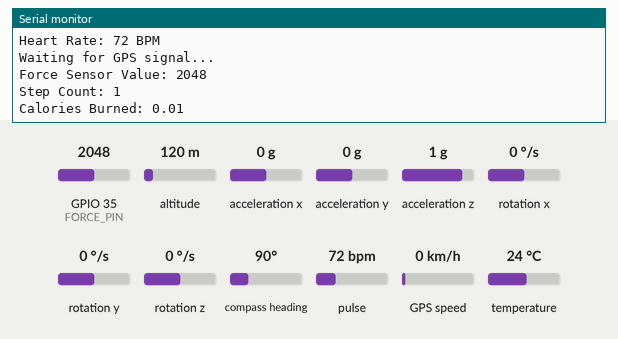
The sketch below on a simulated ESP32. Parts: the last lines printed to the serial monitor. Inputs (shaded band) come from the test bench; at power-on: pulse 72 bpm, GPIO 35 (FORCE_PIN) = 2048, acceleration z 1 g, altitude 120 m, acceleration x 0 g, acceleration y 0 g, rotation x 0 °/s, rotation y 0 °/s, rotation z 0 °/s, compass heading 90°, GPS speed 0 km/h, temperature 24 °C. The GPS gets a fix after 3 s at 37.7749, -122.4194 with 8 satellites.

Above: at 1.2 s.
1.3 s: pulse set to 42 bpm
4.5 s: GPIO 35 (FORCE_PIN) set to 1228
At 5.8 s:
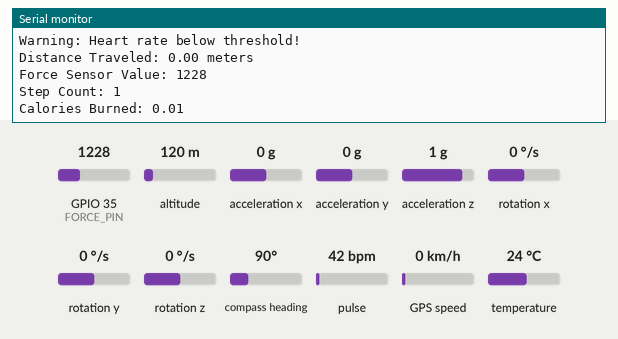
6.0 s: acceleration z set to -1.4 g
At 6.9 s:
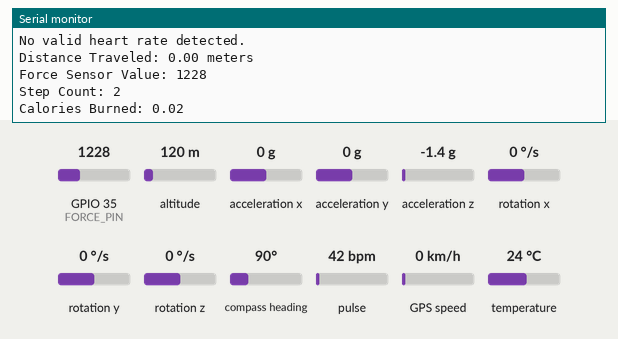
7.5 s: GPIO 35 (FORCE_PIN) set to 510
At 8.8 s:
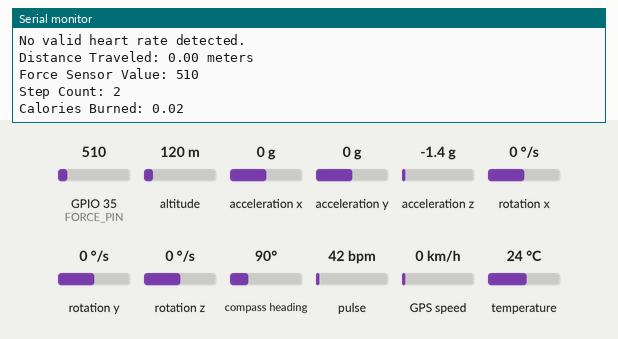
9.0 s: acceleration z set to -0.8 g
At 10.0 s:
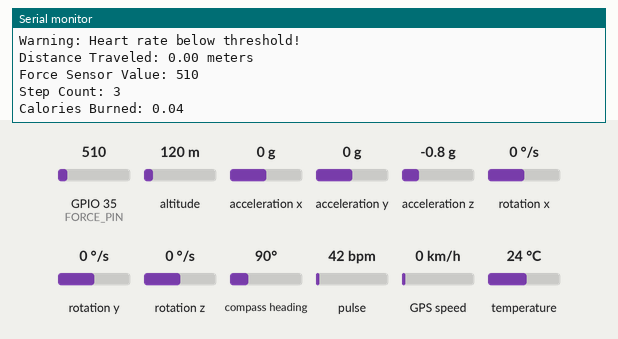
Timing chart, 0 to 11.5 s (numbered marks = the images above; inputs shaded):
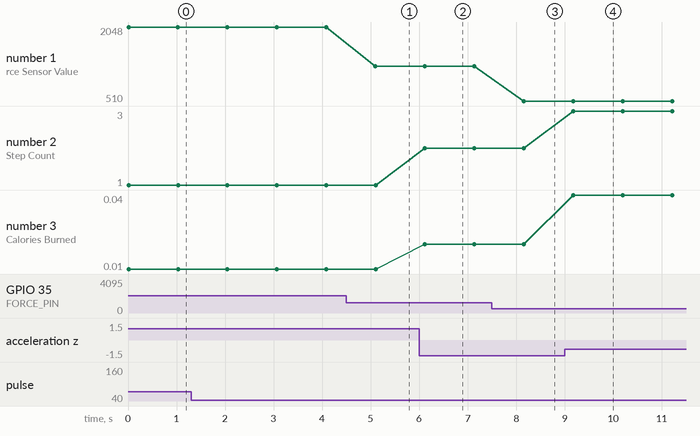

Measured:
- after the input at 4.5 s, the serial monitor: prints a new line after 0.60 s (image 1)
- after the input at 6.0 s, the serial monitor: prints a new line after 0.12 s (image 2)
- after the input at 7.5 s, the serial monitor: prints a new line after 0.66 s (image 3)
- after the input at 9.0 s, the serial monitor: prints a new line after 0.18 s (image 4)
- plotted number 1: 2048 → 1228 after the input at 4.5 s, 1228 → 510 after the input at 7.5 s
- plotted number 2: 1 → 2 after the input at 6.0 s, 2 → 3 after the input at 9.0 s
- plotted number 3: 0.01 → 0.02 after the input at 6.0 s, 0.02 → 0.04 after the input at 9.0 s

The sketch:

SmartShoe.ino
```cpp
#include <Wire.h>
#include <Adafruit_MPU6050.h>
#include <Adafruit_Sensor.h>
#include <TinyGPSPlus.h>
#include <PulseSensorPlayground.h>

#define PULSE_PIN 34   // Pin connected to Pulse Sensor
#define FORCE_PIN 35   // Pin connected to Force Sensor
#define RXD2 16        // GPS Rx Pin
#define TXD2 17        // GPS Tx Pin

// Heart rate threshold for emergency alert
int threshold = 60;  // Example: 60 bpm for emergency alert

// Variables for GPS data
double lastLat = 0.0;
double lastLon = 0.0;
TinyGPSPlus gps;
HardwareSerial gpsSerial(2);  // Use UART2 for GPS

// Pulse sensor setup
PulseSensorPlayground pulseSensor;
int pulseBPM = 0;
bool pulseSignalAvailable = false;

// MPU6050 for Step Counting
Adafruit_MPU6050 mpu;
int stepCount = 0;
float previousAccZ = 0.0;
const float stepThreshold = 1.1;  // Adjust this based on sensitivity required

// Calories Burned Variables
double caloriesBurned = 0.0;
double weight = 70.0;  // in kg (Adjust this based on user's weight)
double MET = 1.0;      // Metabolic equivalent for walking (adjust based on intensity)

void setup() {
  Serial.begin(115200);   // Initialize Serial communication
  gpsSerial.begin(9600, SERIAL_8N1, RXD2, TXD2);  // Initialize GPS
  Serial.println("ESP32 Health Monitor Initialized.");

  // Pulse sensor setup
  pulseSensor.analogInput(PULSE_PIN);       // Set Pulse Sensor input pin
  pulseSensor.setThreshold(550);            // Set sensitivity threshold (tune as needed)
  if (pulseSensor.begin()) {
    Serial.println("Pulse Sensor initialized successfully.");
  } else {
    Serial.println("Pulse Sensor failed to initialize!");
  }

  // MPU6050 Setup
  if (!mpu.begin()) {
    Serial.println("Failed to find MPU6050 chip");
    while (1);  // Halt execution if MPU6050 is not found
  }
  mpu.setAccelerometerRange(MPU6050_RANGE_8_G);
  mpu.setGyroRange(MPU6050_RANGE_500_DEG);
  mpu.setFilterBandwidth(MPU6050_BAND_21_HZ);
}

void loop() {
  // Pulse Sensor Handling
  pulseSignalAvailable = pulseSensor.sawStartOfBeat();  // Detect if a new beat is found

  if (pulseSignalAvailable) {
    pulseBPM = pulseSensor.getBeatsPerMinute();   // Get the heart rate in BPM

    // Display heart rate in Serial Monitor
    Serial.print("Heart Rate: ");
    Serial.print(pulseBPM);
    Serial.println(" BPM");

    // Emergency alert if heart rate drops below threshold
    if (pulseBPM < threshold) {
      Serial.println("Warning: Heart rate below threshold!");
    }
  } else {
    Serial.println("No valid heart rate detected.");
  }

  // GPS Handling
  while (gpsSerial.available() > 0) {
    gps.encode(gpsSerial.read());
  }

  if (gps.location.isValid()) {
    double latitude = gps.location.lat();
    double longitude = gps.location.lng();

    // Calculate distance traveled from the last coordinates
    double distance_traveled = gps.distanceBetween(lastLat, lastLon, latitude, longitude);
    Serial.print("Distance Traveled: ");
    Serial.print(distance_traveled);
    Serial.println(" meters");

    // Update last GPS coordinates
    lastLat = latitude;
    lastLon = longitude;
  } else {
    Serial.println("Waiting for GPS signal...");
  }

  // Force Sensor Reading
  int forceValue = analogRead(FORCE_PIN);
  Serial.print("Force Sensor Value: ");
  Serial.println(forceValue);

  // Step Counting with MPU6050
  sensors_event_t a, g, temp;
  mpu.getEvent(&a, &g, &temp);

  float accZ = a.acceleration.z;
  if (abs(accZ - previousAccZ) > stepThreshold) {
    stepCount++;  // Increment step count when threshold is exceeded
  }
  previousAccZ = accZ;

  // Display Step Count
  Serial.print("Step Count: ");
  Serial.println(stepCount);

  // Calories Burned Calculation
  caloriesBurned = calculateCaloriesBurned(stepCount, pulseBPM, MET);
  Serial.print("Calories Burned: ");
  Serial.println(caloriesBurned);

  Serial.println();  // Add a blank line between each loop output

  delay(1000);  // Delay to avoid spamming output
}

// Function to calculate calories burned
double calculateCaloriesBurned(int steps, int heartRate, double met) {
  // Basic calorie calculation formula (adjust this for better accuracy)
  double calories = (met * 3.5 * weight / 200) * (steps / 100.0);
  return calories;
}
```
